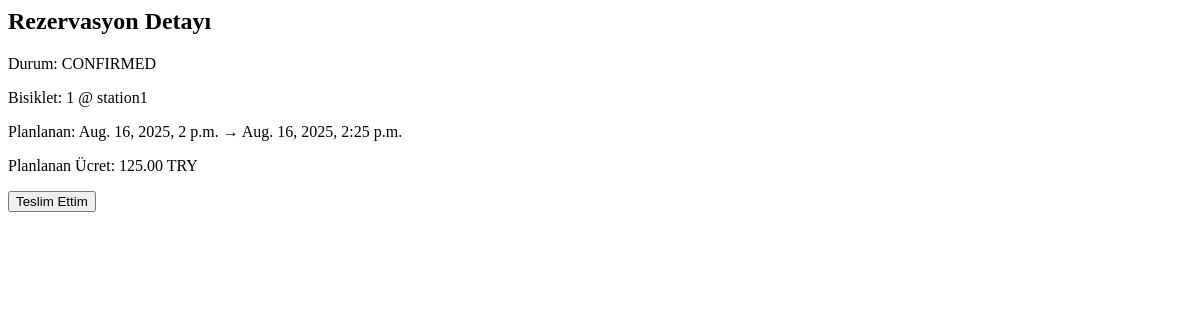
The page /booking/8/ (signed in) on the database as committed earlier.
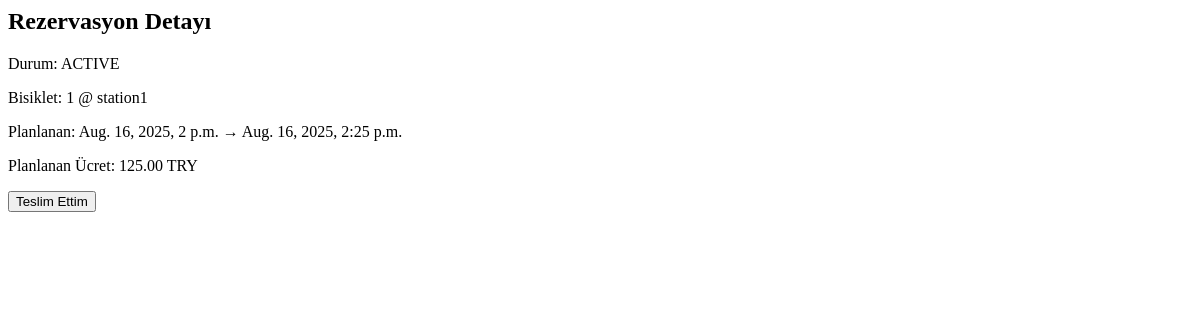
The same page on the database as committed later.
### apps/core/models.py (models this page shows, shortened)
class Booking(models.Model):
    class Status(models.TextChoices):
        PENDING = "PENDING", "Pending"
        CONFIRMED = "CONFIRMED", "Confirmed"
        ACTIVE = "ACTIVE", "Active"
        RETURNED = "RETURNED", "Returned"
        CANCELED = "CANCELED", "Canceled"
    user = models.ForeignKey(settings.AUTH_USER_MODEL, on_delete=models.PROTECT, related_name="bookings")
    station = models.ForeignKey(Station, on_delete=models.PROTECT, related_name="bookings")
    bike = models.ForeignKey(Bike, on_delete=models.PROTECT, related_name="bookings", null=True, blank=True)
    pricing = models.ForeignKey(PricingPlan, on_delete=models.PROTECT)
    start_at = models.DateTimeField()
    end_at = models.DateTimeField()
    actual_return_at_user = models.DateTimeField(null=True, blank=True)
    actual_return_at = models.DateTimeField(null=True, blank=True)
    status = models.CharField(max_length=20, choices=Status.choices, default=Status.PENDING)
    planned_price = models.DecimalField(max_digits=10, decimal_places=2, default=0)
    penalty_amount = models.DecimalField(max_digits=10, decimal_places=2, default=0)
    total_price = models.DecimalField(max_digits=10, decimal_places=2, default=0)
    created_at = models.DateTimeField(auto_now_add=True)

class Bike(models.Model):
    station = models.ForeignKey(Station, on_delete=models.PROTECT, related_name="bikes")
    tag = models.CharField(max_length=50, unique=True)  # fiziksel etiket/kod
    is_active = models.BooleanField(default=True)
    def __str__(self):
        return f"{self.tag} @ {self.station.name}"

class Station(models.Model):
    name = models.CharField(max_length=120)
    address = models.CharField(max_length=255, blank=True)
    is_active = models.BooleanField(default=True)

class PricingPlan(models.Model):
    name = models.CharField(max_length=80, default="Default")
    currency = models.CharField(max_length=8, default="TRY")
    base_rate_per_min = models.DecimalField(max_digits=8, decimal_places=2)       # planlanan süre
    overtime_rate_per_min = models.DecimalField(max_digits=8, decimal_places=2)   # gecikme

### apps/core/views.py (the view)
# urls.py: path("booking/<int:booking_id>/", views.booking_detail, name="booking_detail"),
@login_required
def booking_detail(request, booking_id):
    booking = get_object_or_404(Booking, id=booking_id, user=request.user)
    return render(request, "core/booking_detail.html", {"booking": booking})

### apps/core/templates/core/booking_detail.html (shortened to what this page needs)
<h2>Rezervasyon Detayı</h2>
<p>Durum: {{ booking.status }}</p>
<p>Bisiklet: {{ booking.bike }}</p>
<p>Planlanan: {{ booking.start_at }} → {{ booking.end_at }}</p>
<p>Planlanan Ücret: {{ booking.planned_price }} {{ booking.pricing.currency }}</p>
{% if booking.status == "CONFIRMED" or booking.status == "ACTIVE" %}
  <form method="post" action="{% url 'booking_mark_returned_by_user' booking.id %}">
    <button type="submit">Teslim Ettim</button>
  </form>
{% endif %}

Rows that differ between the two databases and show on the page:
changed Booking "1 @ station1": status "CONFIRMED" → "ACTIVE"
